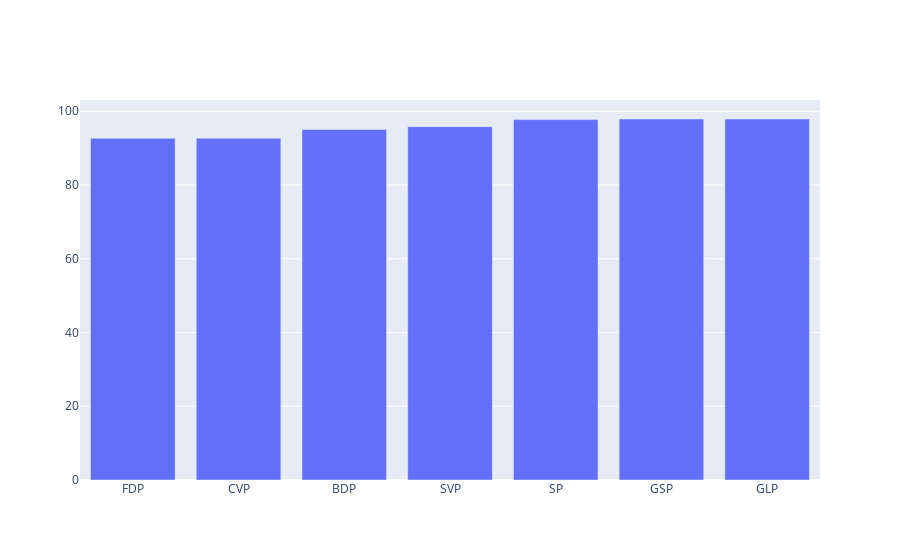

Notebook source saved alongside this figure:
### Code cell
factionUnity(votes, factions)

### Figure 1 — Plotly figure (JSON) as saved in the notebook; plotly's stock layout.template omitted (floating-point values rounded to 4 significant figures)
{"data": [{"type": "bar", "x": ["FDP", "CVP", "BDP", "SVP", "SP", "GSP", "GLP"], "y": [92.66, 92.67, 95.06, 95.82, 97.74, 97.9, 97.9]}], "layout": {}}
